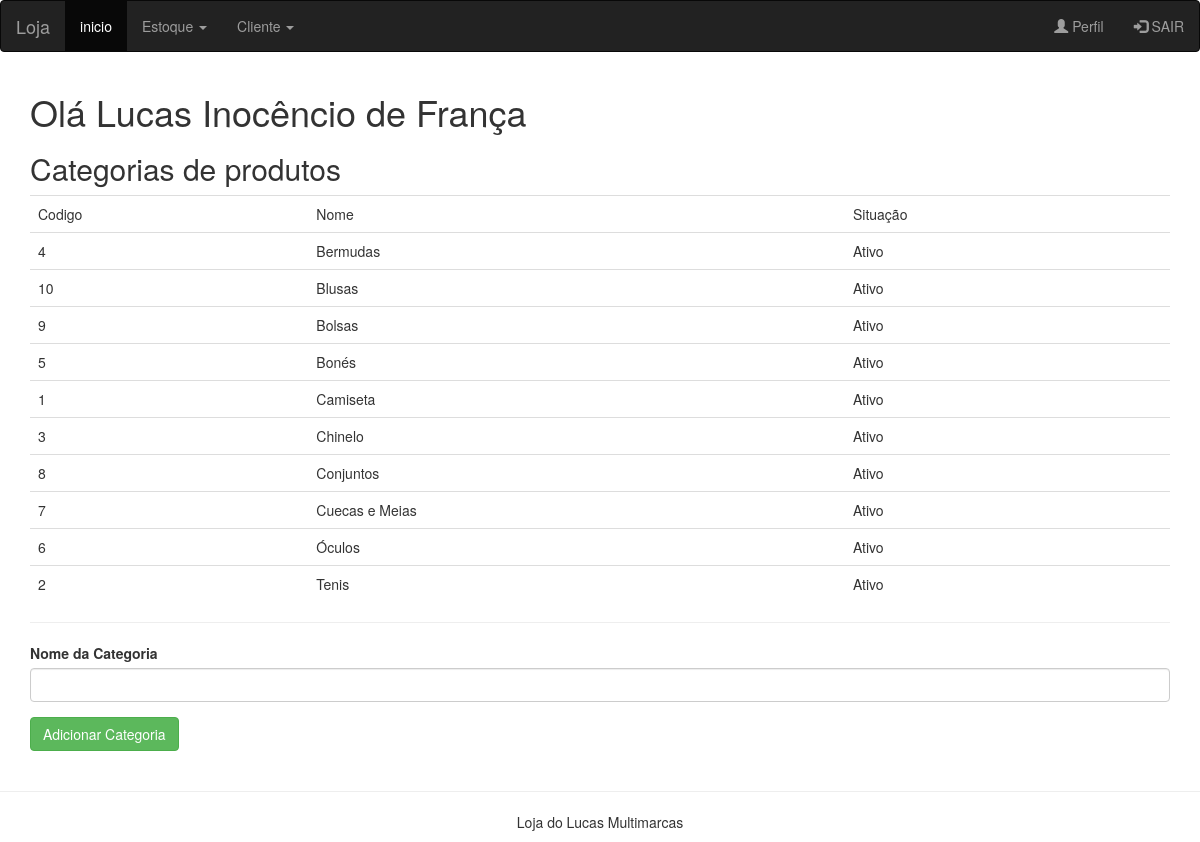
The app's page /loja/admin/categorias.php (signed in) with its own data.
### tables this page shows
CREATE TABLE `categorias` (
  `id_categoria` int(11) NOT NULL,
  `nome` varchar(150) NOT NULL,
  `situacao` enum('Ativo','Bloqueado') DEFAULT 'Ativo'
);

### loja/admin/categorias.php (the view)
<?php
include("header.php");
	echo "<div class=\"container\">";
	echo "<h1>Olá  ".$_SESSION["nome"]."</h1>";
	echo "<h2> Categorias de produtos</h2>";
	$sql = "select * from categorias order by nome";
	$resultado = $conexao->query($sql);
	echo "<table class='table table-hover'>";
	echo "<tr>
			<td>Codigo</td>
			<td>Nome</td>
			<td>Situação</td>
		  </tr>";
	while($linha = $resultado->fetch_object())
	{
			echo "<tr>
			<td>$linha->id_categoria</td>
			<td>$linha->nome</td>
			<td>$linha->situacao</td>
		  </tr>";
	}
	echo "</table>";
	echo "<hr>";
	?>
	<form action="cad_categoria.php" method="post">
	<div class="form-group">
		<label for="nome">Nome da Categoria</label>
		<input type="text" class="form-control" id="nome" name="nome">
	</div>
	<button type="submit" class="btn btn-success">Adicionar Categoria</button>
	</form>
	<?php
	echo "</div>";
include("footer.php");
?>

### loja/admin/header.php (shortened to what this page needs)
<!DOCTYPE html>
<head>
  <link rel="stylesheet" href="https://maxcdn.bootstrapcdn.com/bootstrap/3.3.7/css/bootstrap.min.css">
</head>
<body>
<nav class="navbar navbar-inverse">
  <div class="container-fluid">
    <div class="navbar-header">
      <a class="navbar-brand" href="#">Loja</a>
    </div>
    <ul class="nav navbar-nav">
      <li class="active"><a href="index.php">inicio</a></li>
      <li class="dropdown"><a class="dropdown-toggle" data-toggle="dropdown" href="#">Estoque <span class="caret"></span></a>
      </li>
     <li class="dropdown"><a class="dropdown-toggle" data-toggle="dropdown" href="#">Cliente <span class="caret"></span></a>
      </li>
    </ul>
    <ul class="nav navbar-nav navbar-right">
      <li><a href="perfil.php"><span class="glyphicon glyphicon-user"></span> Perfil</a></li>
      <li><a href="sair.php"><span class="glyphicon glyphicon-log-in"></span> SAIR</a></li>
    </ul>
  </div>
</nav>

### loja/admin/footer.php
<br>
<hr>
<footer>
<p align="center">Loja do Lucas Multimarcas</p>
</footer>
</body>
</html>

### records on screen
categorias: id_categoria "4", nome "Bermudas", situacao "Ativo"
categorias: id_categoria "10", nome "Blusas", situacao "Ativo"
categorias: id_categoria "9", nome "Bolsas", situacao "Ativo"
categorias: id_categoria "5", nome "Bonés", situacao "Ativo"
categorias: id_categoria "1", nome "Camiseta", situacao "Ativo"
categorias: id_categoria "3", nome "Chinelo", situacao "Ativo"
categorias: id_categoria "8", nome "Conjuntos", situacao "Ativo"
categorias: id_categoria "7", nome "Cuecas e Meias", situacao "Ativo"
categorias: id_categoria "6", nome "Óculos", situacao "Ativo"
categorias: id_categoria "2", nome "Tenis", situacao "Ativo"

### other values on screen
$_SESSION["nome"] "Lucas Inocêncio de França"
